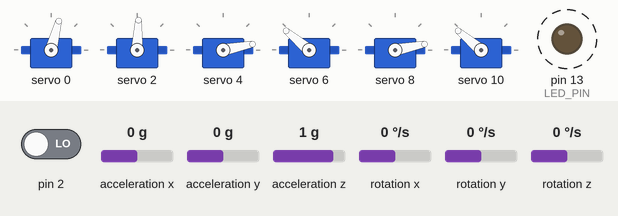
The sketch below on a simulated Arduino Uno, built with avr-gcc and run on an emulated ATmega328P. Shown: 6 × servo, output pins drawn as LEDs (lit = HIGH). Dashed ring = blinking. The test bench sets the inputs (shaded band); at power-on: acceleration x 0 g, acceleration y 0 g, acceleration z 1 g, rotation z 0 °/s, pin 2 LOW, rotation x 0 °/s, rotation y 0 °/s. The sensor or clock chip raises its interrupt line as the real part does; what the sketch prints to the serial monitor is not drawn.

Above: at 2.7 s.
2.8 s: acceleration x set to -1.4 g
At 3.37 s:
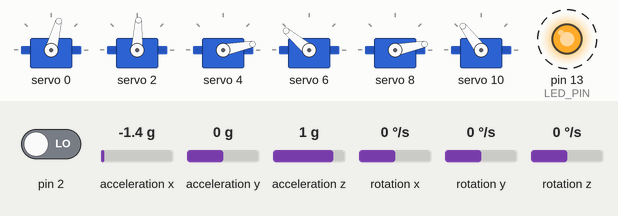
5.8 s: acceleration y set to -1.4 g
At 6.38 s:
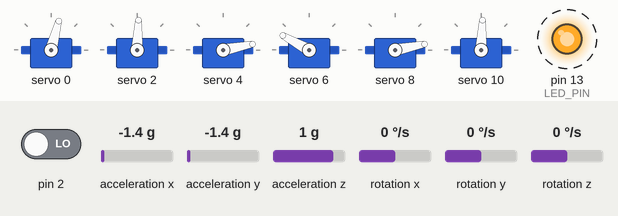
8.8 s: acceleration z set to -1.4 g
At 10.76 s:
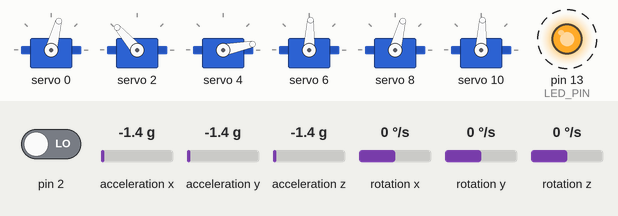
11.8 s: rotation z set to -192 °/s
At 12.07 s:
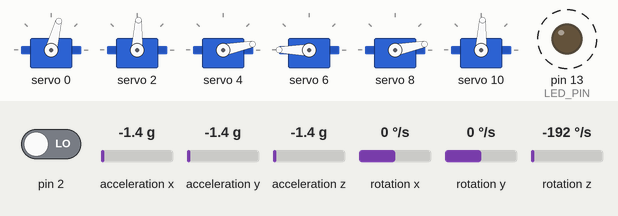
14.8 s: acceleration x set to -0.8 g
Timing chart, 0 to 21.5 s (numbered marks = the images above; inputs shaded):
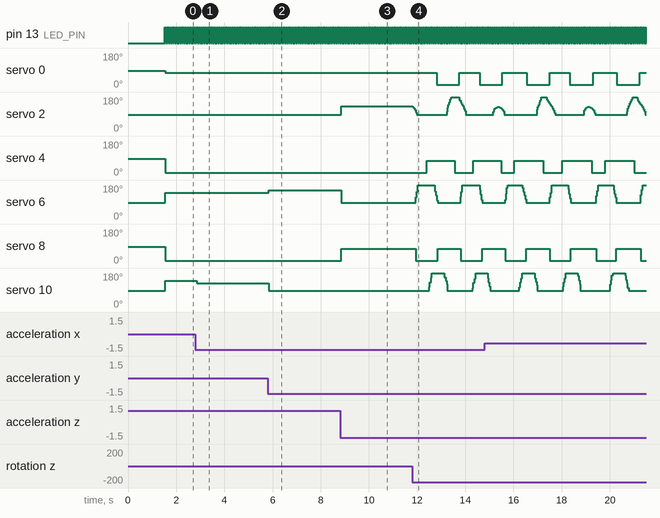

Measured:
- after the input at 2.8 s, servo 10: 140° → 127° at once
- after the input at 5.8 s, servo 6: 140° → 151° at once; servo 10: 127° → 87° at once
- after the input at 8.8 s, servo 2: 87° → 131° after 0.05 s; servo 6: 151° → 87° after 0.05 s; servo 8: 11° → 75° after 0.05 s
- by itself, pin 13 (LED_PIN): alternates HIGH for 0.04 s and LOW for 0.04 s

The sketch:

Donodow2.ino
```cpp
/////////////////////////imu
#include "I2Cdev.h"
#include "MPU6050_6Axis_MotionApps20.h"
#if I2CDEV_IMPLEMENTATION == I2CDEV_ARDUINO_WIRE
    #include "Wire.h"
#endif
MPU6050 mpu;
#define OUTPUT_READABLE_QUATERNION
#define OUTPUT_READABLE_YAWPITCHROLL
#define LED_PIN 13 // (Arduino is 13, Teensy is 11, Teensy++ is 6)
bool blinkState = false;
// MPU control/status vars
bool dmpReady = false;  // set true if DMP init was successful
uint8_t mpuIntStatus;   // holds actual interrupt status byte from MPU
uint8_t devStatus;      // return status after each device operation (0 = success, !0 = error)
uint16_t packetSize;    // expected DMP packet size (default is 42 bytes)
uint16_t fifoCount;     // count of all bytes currently in FIFO
uint8_t fifoBuffer[64]; // FIFO storage buffer

// orientation/motion vars
Quaternion q;           // [w, x, y, z]         quaternion container
VectorInt16 aa;         // [x, y, z]            accel sensor measurements
VectorInt16 aaReal;     // [x, y, z]            gravity-free accel sensor measurements
VectorInt16 aaWorld;    // [x, y, z]            world-frame accel sensor measurements
VectorFloat gravity;    // [x, y, z]            gravity vector
float euler[3];         // [psi, theta, phi]    Euler angle container
float ypr[3];           // [yaw, pitch, roll]   yaw/pitch/roll container and gravity vector

// packet structure for InvenSense teapot demo
uint8_t teapotPacket[14] = { '$', 0x02, 0,0, 0,0, 0,0, 0,0, 0x00, 0x00, '\r', '\n' };

volatile bool mpuInterrupt = false;     // indicates whether MPU interrupt pin has gone high
void dmpDataReady() {
    mpuInterrupt = true;
}
////////////////////////////////////


// ================================================================
// ===                      INITIAL SETUP                       ===
// ================================================================


///////////////////////////////////////shield
#include <Wire.h>
#include <Servo.h>
#include <Adafruit_PWMServoDriver.h>

Adafruit_PWMServoDriver pwm = Adafruit_PWMServoDriver(&Wire, 0x40);

#define SERVOMIN  500 // this is the 'minimum' pulse length count (out of 4096)
#define SERVOMAX  2400 // this is the 'maximum' pulse length count (out of 4096)
Servo servo1;
#define servopin 0
// our servo # counter
uint8_t servonum = 0;
float alpha[6];
const double beta[6];
float rotMatrix[3][3];
float baseJoint[6][3];
float platformJoint[6][3];
float translation[3];
float pos[3];
float rot[3];
float rotation[3];
float  legLength[6][3];
float servoAngle[6];
#define SERVO_MIN 0
#define SERVO_MAX 0
#define PLATFORM_BASE_RADIUS 75.5
#define THETA_ANGLE 55
#define PLATFORM_TOP_RADIUS 50
#define THETA_R_ANGLE 22
#define pi  3.14159
#define PLATFORM_HEIGHT_DEFAULT 140
#define LENGTH_SERVO_ARM 15
#define LENGTH_SERVO_LEG 145
/////////////////////////////////////

void setup() {
    // join I2C bus (I2Cdev library doesn't do this automatically)
    #if I2CDEV_IMPLEMENTATION == I2CDEV_ARDUINO_WIRE
        Wire.begin();
        TWBR = 24; // 400kHz I2C clock (200kHz if CPU is 8MHz)
    #elif I2CDEV_IMPLEMENTATION == I2CDEV_BUILTIN_FASTWIRE
        Fastwire::setup(400, true);
    #endif

    // initialize serial communication
    // (115200 chosen because it is required for Teapot Demo output, but it's
    // really up to you depending on your project)
    Serial.begin(115200);
    while (!Serial); // wait for Leonardo enumeration, others continue immediately

    // initialize device
    Serial.println(F("Initializing I2C devices..."));
    mpu.initialize();

    // verify connection
    Serial.println(F("Testing device connections..."));
    Serial.println(mpu.testConnection() ? F("MPU6050 connection successful") : F("MPU6050 connection failed"));

    // wait for ready
    devStatus = mpu.dmpInitialize();

      // supply your own gyro offsets here, scaled for min sensitivity
    mpu.setXGyroOffset(32);
    mpu.setYGyroOffset(17);
    mpu.setZGyroOffset(89);
    mpu.setZAccelOffset(1009); // 1688 factory default for my test chip


    // make sure it worked (returns 0 if so)
    if (devStatus == 0) {
        // turn on the DMP, now that it's ready
        Serial.println(F("Enabling DMP..."));
        mpu.setDMPEnabled(true);

        // enable Arduino interrupt detection
        Serial.println(F("Enabling interrupt detection (Arduino external interrupt 0)..."));
        attachInterrupt(0, dmpDataReady, RISING);
        mpuIntStatus = mpu.getIntStatus();

        // set our DMP Ready flag so the main loop() function knows it's okay to use it
        Serial.println(F("DMP ready! Waiting for first interrupt..."));
        dmpReady = true;

        // get expected DMP packet size for later comparison
        packetSize = mpu.dmpGetFIFOPacketSize();
    } else {
      // ERROR!
      // 1 = initial memory load failed
      // 2 = DMP configuration updates failed
      // (if it's going to break, usually the code will be 1)
      Serial.print(F("DMP Initialization failed (code "));
      Serial.print(devStatus);
      Serial.println(F(")"));
  }

  // configure LED for output
  pinMode(LED_PIN, OUTPUT);
  Serial.println("8 channel Servo test!");

  pwm.begin();

  pwm.setPWMFreq(50);  // Analog servos run at ~60 Hz updates

  getPlatformJoints();
  pwm.setPWM(0, 0, pulsewidth(135));
  pwm.setPWM(2, 0, pulsewidth(135));
  pwm.setPWM(4, 0, pulsewidth(135));
  pwm.setPWM(6, 0, pulsewidth(135));
  pwm.setPWM(8, 0, pulsewidth(135));
  pwm.setPWM(10, 0, pulsewidth(135));
  delay(1000);
}

int pulsewidth(int angle)
{
  int pulse_width, anglog_value;
  pulse_width = map(angle, 0, 270, SERVOMIN, SERVOMAX);
  anglog_value = int (float (pulse_width)/1000000*50*4096);
  return anglog_value;
}

void loop() {


    // if programming failed, don't try to do anything
    if (!dmpReady) return;

    // wait for MPU interrupt or extra packet(s) available
    while (!mpuInterrupt && fifoCount < packetSize) {
    }

    // reset interrupt flag and get INT_STATUS byte
    mpuInterrupt = false;
    mpuIntStatus = mpu.getIntStatus();

    // get current FIFO count
    fifoCount = mpu.getFIFOCount();

    // check for overflow (this should never happen unless our code is too inefficient)
    if ((mpuIntStatus & 0x10) || fifoCount == 1024) {
        // reset so we can continue cleanly
        mpu.resetFIFO();
        Serial.println(F("FIFO overflow!"));

    // otherwise, check for DMP data ready interrupt (this should happen frequently)
    } else if (mpuIntStatus & 0x02) {
        // wait for correct available data length, should be a VERY short wait
        while (fifoCount < packetSize) fifoCount = mpu.getFIFOCount();

        // read a packet from FIFO
        mpu.getFIFOBytes(fifoBuffer, packetSize);

        // track FIFO count here in case there is > 1 packet available
        // (this lets us immediately read more without waiting for an interrupt)
        fifoCount -= packetSize;

        #ifdef OUTPUT_READABLE_YAWPITCHROLL
            // display Euler angles in degrees
            mpu.dmpGetQuaternion(&q, fifoBuffer);
            mpu.dmpGetGravity(&gravity, &q);
            mpu.dmpGetYawPitchRoll(ypr, &q, &gravity);
            Serial.print("ypr\t");
            Serial.print(ypr[0] * 180/M_PI);
            Serial.print("\t");
            Serial.print(ypr[1] * 180/M_PI);
            Serial.print("\t");
            Serial.println(ypr[2] * 180/M_PI);
        #endif
        #ifdef OUTPUT_READABLE_QUATERNION
            // display quaternion values in easy matrix form: w x y z
            mpu.dmpGetQuaternion(&q, fifoBuffer);
            Serial.print("quat\t");
            Serial.print(q.w);
            Serial.print("\t");
            Serial.print(q.x);
            Serial.print("\t");
            Serial.print(q.y);
            Serial.print("\t");
            Serial.println(q.z);
        #endif

        // blink LED to indicate activity
        blinkState = !blinkState;
        digitalWrite(LED_PIN, blinkState);
    }
    setRotation(ypr);
    getRotationMatrix(rotMatrix);
    setTranslation();
    calcLegLength();
    calServoAngle(servoAngle);
}


float degToRad(int angle){
  return angle/180*pi;
}
void getPlatformJoints(){
  baseJoint[0][0] = -PLATFORM_BASE_RADIUS * cos(degToRad(30) - degToRad(THETA_ANGLE));
  baseJoint[1][0] = -PLATFORM_BASE_RADIUS * cos(degToRad(30) - degToRad(THETA_ANGLE));
  baseJoint[2][0] =  PLATFORM_BASE_RADIUS * sin(degToRad(THETA_ANGLE));
  baseJoint[3][0] =  PLATFORM_BASE_RADIUS * cos(degToRad(30) + degToRad(THETA_ANGLE));
  baseJoint[4][0] =  PLATFORM_BASE_RADIUS * cos(degToRad(30) + degToRad(THETA_ANGLE));
  baseJoint[5][0] =  PLATFORM_BASE_RADIUS * sin(degToRad(THETA_ANGLE));

  baseJoint[0][1] = -PLATFORM_BASE_RADIUS * sin(degToRad(30) - degToRad(THETA_ANGLE));
  baseJoint[1][1] =  PLATFORM_BASE_RADIUS * sin(degToRad(30) - degToRad(THETA_ANGLE));
  baseJoint[2][1] =  PLATFORM_BASE_RADIUS * cos(degToRad(THETA_ANGLE));
  baseJoint[3][1] =  PLATFORM_BASE_RADIUS * sin(degToRad(30) + degToRad(THETA_ANGLE));
  baseJoint[4][1] = -PLATFORM_BASE_RADIUS * sin(degToRad(30) + degToRad(THETA_ANGLE));
  baseJoint[5][1] = -PLATFORM_BASE_RADIUS * cos(degToRad(THETA_ANGLE));

  baseJoint[0][2] =  0;
  baseJoint[1][2] =  0;
  baseJoint[2][2] =  0;
  baseJoint[3][2] =  0;
  baseJoint[4][2] =  0;
  baseJoint[5][2] =  0;

  platformJoint[0][0] = -PLATFORM_TOP_RADIUS * sin(degToRad(30) + degToRad(THETA_R_ANGLE / 2));
  platformJoint[1][0] = -PLATFORM_TOP_RADIUS * sin(degToRad(30) + degToRad(THETA_R_ANGLE / 2));
  platformJoint[2][0] = -PLATFORM_TOP_RADIUS * sin(degToRad(30) - degToRad(THETA_R_ANGLE / 2));
  platformJoint[3][0] =  PLATFORM_TOP_RADIUS * cos(degToRad(THETA_R_ANGLE / 2));
  platformJoint[4][0] =  PLATFORM_TOP_RADIUS * cos(degToRad(THETA_R_ANGLE / 2));
  platformJoint[5][0] = -PLATFORM_TOP_RADIUS * sin(degToRad(30) - degToRad(THETA_R_ANGLE / 2));

  platformJoint[0][1] = -PLATFORM_TOP_RADIUS * cos(degToRad(30) + degToRad(THETA_R_ANGLE / 2));
  platformJoint[1][1] =  PLATFORM_TOP_RADIUS * cos(degToRad(30) + degToRad(THETA_R_ANGLE / 2));
  platformJoint[2][1] =  PLATFORM_TOP_RADIUS * cos(degToRad(30) - degToRad(THETA_R_ANGLE / 2));
  platformJoint[3][1] =  PLATFORM_TOP_RADIUS * sin(degToRad(THETA_R_ANGLE / 2));
  platformJoint[4][1] = -PLATFORM_TOP_RADIUS * sin(degToRad(THETA_R_ANGLE / 2));
  platformJoint[5][1] = -PLATFORM_TOP_RADIUS * cos(degToRad(30) - degToRad(THETA_R_ANGLE / 2));

  platformJoint[0][2] =  PLATFORM_HEIGHT_DEFAULT;
  platformJoint[1][2] =  PLATFORM_HEIGHT_DEFAULT;
  platformJoint[2][2] =  PLATFORM_HEIGHT_DEFAULT;
  platformJoint[3][2] =  PLATFORM_HEIGHT_DEFAULT;
  platformJoint[4][2] =  PLATFORM_HEIGHT_DEFAULT;
  platformJoint[5][2] =  PLATFORM_HEIGHT_DEFAULT;
}

void setTranslation() {
  translation[0] = ((2*q.x*q.z + 2*q.w*q.y) * sqrt(PLATFORM_HEIGHT_DEFAULT));
  translation[1] = ((2*q.y*q.z - 2*q.w*q.x) * sqrt(PLATFORM_HEIGHT_DEFAULT));
  translation[2] = ((q.w * q.w - q.x*q.x - q.y*q.y + q.z*q.z) * sqrt(PLATFORM_HEIGHT_DEFAULT));
}


void setRotation(float rot[3]) {
  rotation[0] = rot[0];
  rotation[1] = rot[1];
  rotation[2] = rot[2];
}


void getRotationMatrix(float rotationMatrix[3][3]){

  rotationMatrix[0][0] =  q.w * q.w - q.y*q.y - q.z*q.z;
  rotationMatrix[1][0] =  2*q.x*q.y - 2*q.w*q.z;
  rotationMatrix[2][0] =  2*q.x*q.z + 2*q.w*q.y;

  rotationMatrix[0][1] =  2*q.x*q.y + 2*q.w*q.z;
  rotationMatrix[1][1] =  q.w * q.w - q.x*q.x - q.z*q.z;
  rotationMatrix[2][1] =  2*q.y*q.z - 2*q.w*q.x;

  rotationMatrix[0][2] =  2*q.x*q.z + 2*q.w*q.y;
  rotationMatrix[1][2] =  2*q.y*q.z + 2*q.w*q.x;
  rotationMatrix[2][2] =  q.w * q.w - q.x*q.x - q.y*q.y;
}

void calcLegLength() {
  float rotMatrix[3][3] = {};

  getRotationMatrix(rotMatrix);

  for (int i = 0; i < 6; i++) {
    legLength[i][0] = (rotMatrix[0][0] * platformJoint[i][0]) + (rotMatrix[1][0] * platformJoint[i][1]) + (rotMatrix[2][0] * platformJoint[i][2]);
    legLength[i][1] = (rotMatrix[0][1] * platformJoint[i][0]) + (rotMatrix[1][1] * platformJoint[i][1]) + (rotMatrix[2][1] * platformJoint[i][2]);
    legLength[i][2] = (rotMatrix[0][2] * platformJoint[i][0]) + (rotMatrix[1][2] * platformJoint[i][1]) + (rotMatrix[2][2] * platformJoint[i][2]);

    legLength[i][0] += q.y * sqrt(PLATFORM_HEIGHT_DEFAULT) - baseJoint[i][0];
    legLength[i][1] += q.z * sqrt(PLATFORM_HEIGHT_DEFAULT) - baseJoint[i][1];
    legLength[i][2] += q.x * sqrt(PLATFORM_HEIGHT_DEFAULT) - baseJoint[i][2];
  }
}

void calServoAngle(float servoAngle[6]){
  float lleglength[6];
  for(int i = 0; i < 6; i++){
    lleglength[i] = (legLength[i][0]*legLength[i][0]+legLength[i][1]*legLength[i][1]+legLength[i][2]*legLength[i][2]);
    if(lleglength[i] >= 160*160){
      lleglength[i] = 160*160;
    }else if(lleglength[i] <= 130*130){
      lleglength[i] = 130*130;
    }
    servoAngle[i] = acos((lleglength[i]-LENGTH_SERVO_LEG*LENGTH_SERVO_LEG - LENGTH_SERVO_ARM*LENGTH_SERVO_ARM)/(-2*LENGTH_SERVO_ARM*LENGTH_SERVO_LEG))*180/pi;
    Serial.print("servoAngle [");
    Serial.print(i);
    Serial.print("] : ");


    if(i%2 != 0){
      pwm.setPWM(i*2, 0, pulsewidth(270 - servoAngle[i]/180*135));
      Serial.print((270 - servoAngle[i]/180*135));
    }
    else{
      pwm.setPWM(i*2, 0, pulsewidth(servoAngle[i])/180*135);
      Serial.print((servoAngle[i]/180*135));
    }
    Serial.print("  lleglength [");
    Serial.print(i);
    Serial.print("] : ");
    Serial.println(sqrt(lleglength[i]));
  }
}
```
